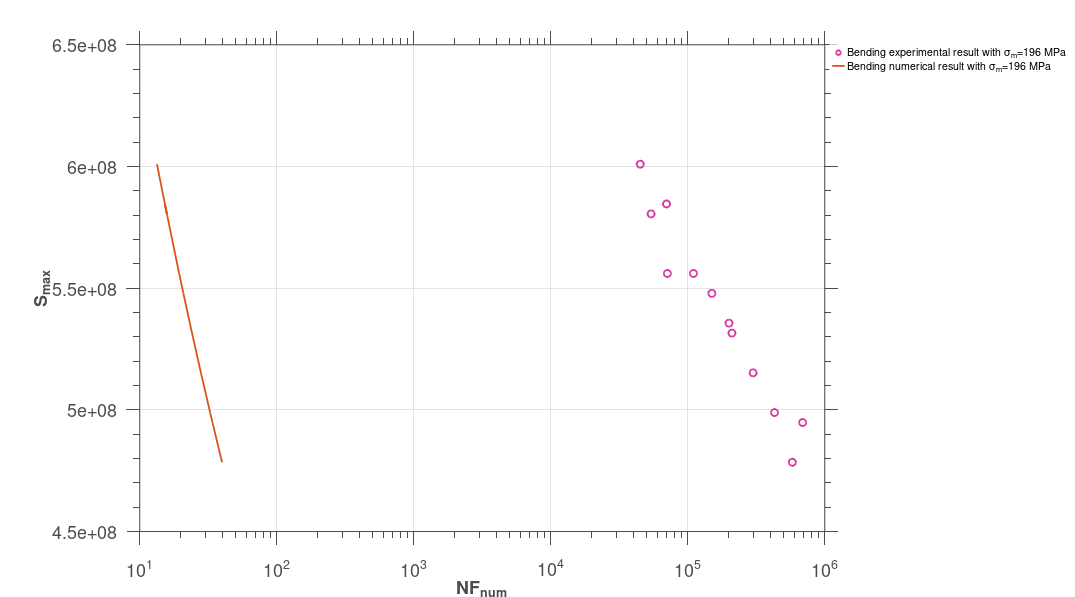

This figure's MATLAB source: (Note: this script raises an error after producing the figure.)
clc;
clear;
close all;
% steel SM45C data from Jabbado thesis
%-------------------------------------------------bending--------------------------------
y=638e6;
k=1e9;
E=213e9;
nu=0.3;                     %poisson's ratio
a=0.1;
W0=1000e9;
lam=0.55;
b=3.8;
fb=b;
m=196e6;%mean tension

%---------------a b correspond to high and low bounds of cyclic load, 1 2
%correspond to  different parameters comparison------------------
Smax=3e8:1000:y;
NFben=[4.50E+04
5.40E+04
7.00E+04
7.10E+04
1.10E+05
1.50E+05
2.00E+05
2.10E+05
3.00E+05
4.30E+05
6.90E+05
5.80E+05] ;
stressben=1e6.*[540
515
520
485
485
475
460
455
435
415
410
390];%to get Smaxben

n=1;
while n<length(stressben)+1
hydro=1/3*sum(stressben(n)+m +0+0);
dev1=[stressben(n)+m 0 0 ;0 0 0 ;0 0 0 ]-hydro*eye(3);
Smaxben(n)=norm(dev1,'fro');
%--------to get average smin--------
hydromax=1/3.*(stressben(n)+m);
yieldmin=y-lam.*hydromax;
sminmin=yieldmin.*Smaxben(n).^-1;

hydromin=1/3.*(-stressben(n)+m);
yieldmax=y-lam.*hydromin;
sminmax=yieldmax.*Smaxben(n).^-1;

yieldm=(yieldmin+yieldmax)/2;
alphamax=(1-a.*(sminmax-1).^-fb);
alphamin=(1-a.*(sminmin-1).^-fb);
alpm_ben(n)=(alphamax+alphamin)/2;
%--------use average smin to get NF--------
NFben_num(n)=(1-alpm_ben(n)).^-1*W0*E*(E+k*nu)*b*(b+1)*((4*(E-k)*(1+nu)*(b-1)))^-1.*yieldm.^(b-1).*Smaxben(n).^(-b-1);
% NFben_num(n)=W0*E*(E+k*nu)*b*(b+1)*((4*(E-k)*(1+nu)*(b-1)))^-1.*yieldm.^(b-1).*Smaxben(n).^(-b-1)
n=n+1;
end

figure(1);
ben_exp=semilogx(NFben,Smaxben,'o','MarkerSize',12,'LineWidth', 3,'MarkerEdgeColor',[208 32 144]/255, 'MarkerFaceColor','none');
NFben_num=(1-mean(alpm_ben)).^-1*W0*E*(E+k*nu)*b*(b+1)*((4*(E-k)*(1+nu)*(b-1)))^-1.*yieldm.^(b-1).*Smaxben.^(-b-1);
hold on;
ben_num=semilogx(NFben_num,Smaxben,'-','LineWidth', 3);
set(gca ,'FontSize',30);
hXLabel = xlabel('NF_{num}','Fontsize',30, 'FontWeight' , 'bold');
hYLabel = ylabel('S_{max}','Fontsize',30, 'FontWeight' , 'bold');
hLegend=legend([ben_exp,ben_num],...
    'Bending experimental result with \sigma_m=196 MPa','Bending numerical result with \sigma_m=196 MPa','location','bestoutside');
set(hLegend, 'FontSize', 18);
set(hLegend,'Box','on');
set(hLegend,'EdgeColor',[1 1 1]); %set the edge colour of the legend to white 
% Adjust font
set(gca, 'FontName', 'Helvetica')
% Adjust axes properties
set(gca, 'Box', 'on', 'TickDir', 'out', 'TickLength', [.02 .02], ...
    'XMinorTick', 'on', 'YMinorTick', 'on', 'YGrid', 'on', 'XGrid', 'on',...
    'XColor', [.3 .3 .3], 'YColor', [.3 .3 .3], ...
    'LineWidth', 1)
set(gcf,'color','w'); %set figure background transparent
set(gca,'color','w'); %set axis transparent
% Maximize print figure
set(gcf,'outerposition',get(0,'screensize'));
set(gcf, 'PaperPositionMode', 'manual');
set(gcf, 'PaperUnits', 'points'); %[ {inches} | centimeters | normalized | points ]
set(gcf, 'PaperPosition', [0 0 1800 1000]); %set(gcf,'PaperPosition',[left,bottom,width,height])

%% 
figure(2);
err_ben_m = loglog(NFben,NFben_num,'o','MarkerSize',12,'LineWidth', 3,'MarkerEdgeColor',[208 32 144]/255, 'MarkerFaceColor','none');
hold on;
set(gca ,'FontSize',30);
hXLabel = xlabel('NF_{exp}','Fontsize',30, 'FontWeight' , 'bold');
hYLabel = ylabel('NF_{num}','Fontsize',30, 'FontWeight' , 'bold');
x=1e4:1e5:1e8;
y0=x;
hold on;
py0=loglog(x,y0,'k','LineWidth',3);
y1=2.*x;
y2=0.5.*x;
py1=loglog(x,y1, '--k','LineWidth',3);
py2=loglog(x,y2, '--k','LineWidth',3);
axis equal;
axis([1e4 1e6 1e4 1e6]);
set(gca,'xtick',[1e4 1e5 1e6]); 
set(gca,'ytick',[1e4 1e5 1e6]); 
hLegend=legend([err_ben_m],...
    'Bending test on SM45(R=-1,\sigma_m=196 MPa)','location','bestoutside');
set(hLegend, 'FontSize', 18);
set(hLegend,'Box','on');
set(hLegend,'EdgeColor',[1 1 1]); %set the edge colour of the legend to white 
% Adjust font
set(gca, 'FontName', 'Helvetica')
% Adjust axes properties
set(gca, 'Box', 'on', 'TickDir', 'out', 'TickLength', [.02 .02], ...
    'XMinorTick', 'on', 'YMinorTick', 'on', 'YGrid', 'on', 'XGrid', 'on',...
    'XColor', [.3 .3 .3], 'YColor', [.3 .3 .3], ...
    'LineWidth', 1)
set(gcf,'color','w'); %set figure background transparent
set(gca,'color','w'); %set axis transparent
% Maximize print figure
set(gcf,'outerposition',get(0,'screensize'));
set(gcf, 'PaperPositionMode', 'manual');
set(gcf, 'PaperUnits', 'points'); %[ {inches} | centimeters | normalized | points ]
set(gcf, 'PaperPosition', [0 0 1800 1000]); %set(gcf,'PaperPosition',[left,bottom,width,height])
figure(1);
saveas(gcf,'F:\Git\Anew\figures\b1D_m_SM45C_sn.png');
figure(2);
saveas(gcf,'F:\Git\Anew\figures\b1D_m_SM45C_err1.png');

sp=actxserver('SAPI.SpVoice');
sp.Speak('done done done');
